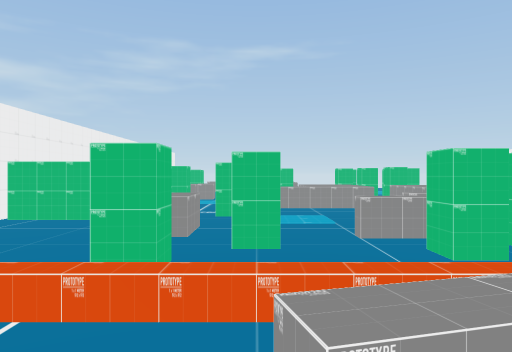
view 1 (above)

21 first-person views from a walk through a scene from a Unity 3-D project. The camera is 1.5 m above the floor, looks level and sees 70° across. The floor is counted in squares, 2 m on a side. Each view is taken from the middle of a square. On the plan, view 1 faces up. The plan holds only what a view shows up to about 11 squares ahead; the rest is blank. The place goes on beyond the plan. The player is left out.

view 2
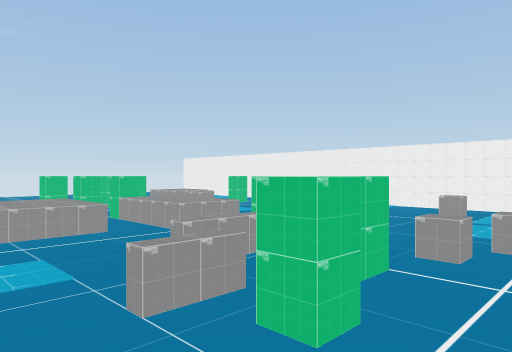

view 3
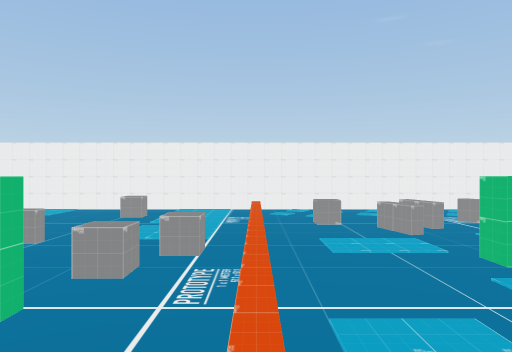

view 4
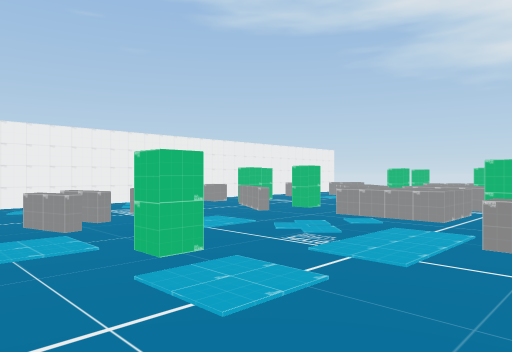

view 5
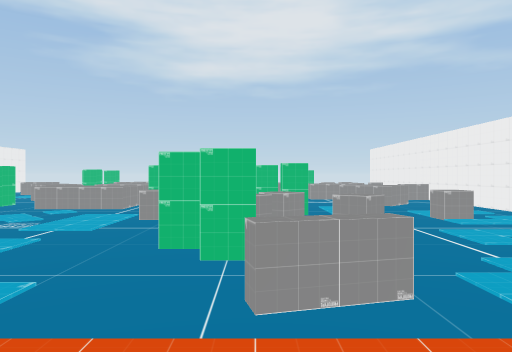

view 6
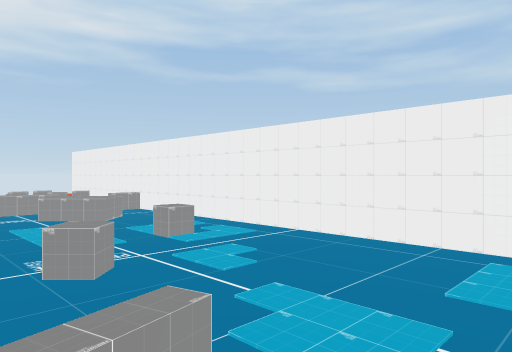

view 7
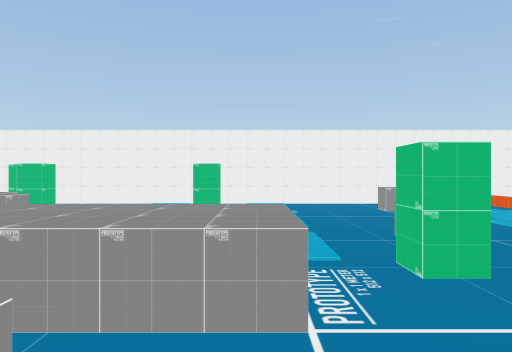

view 8
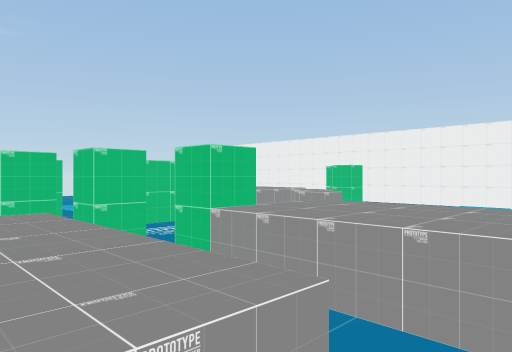

view 9
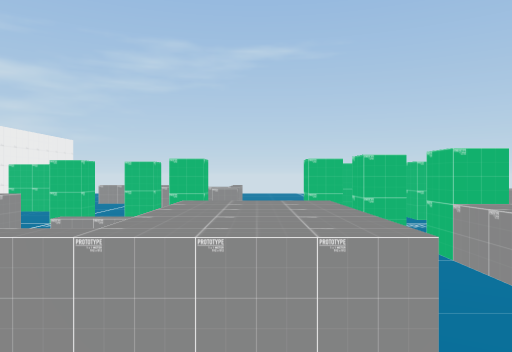

view 10
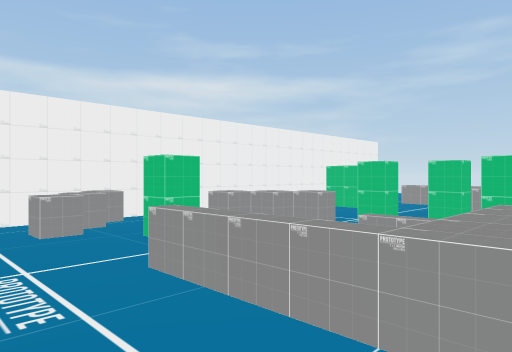

view 11
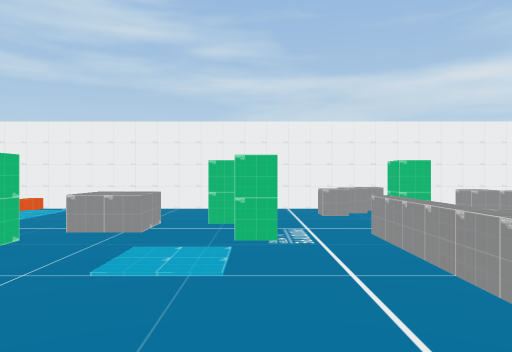

view 12
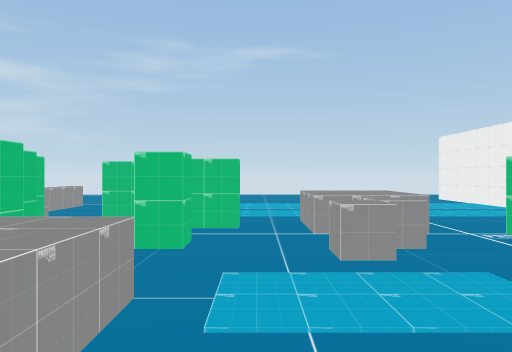

view 13
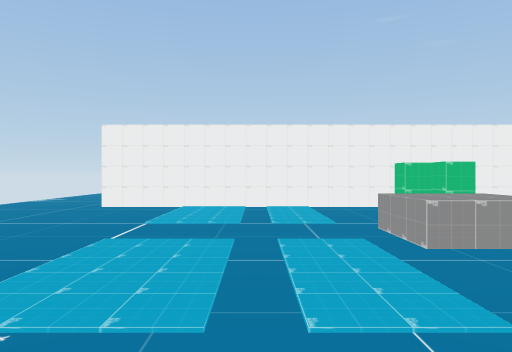

view 14
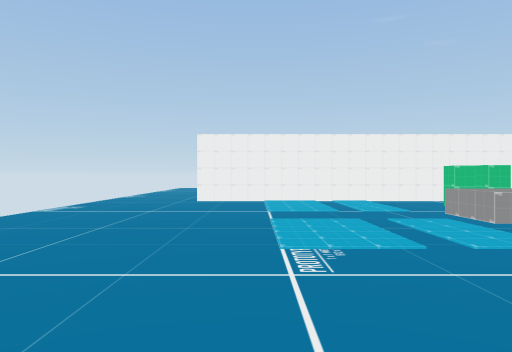

view 15
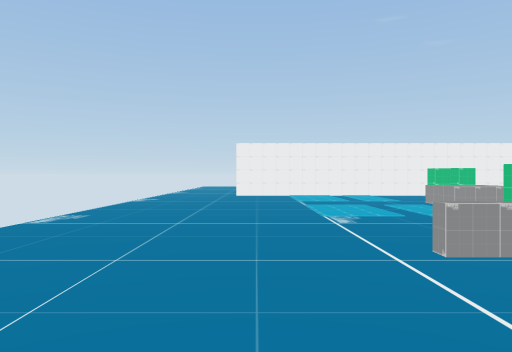

view 16
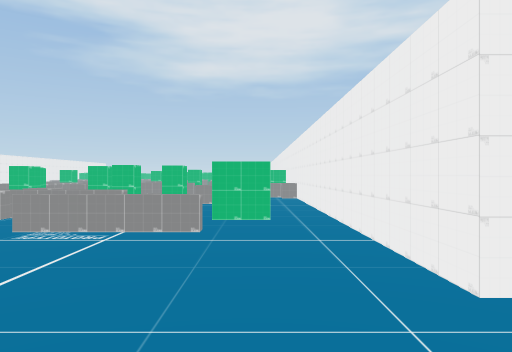

view 17
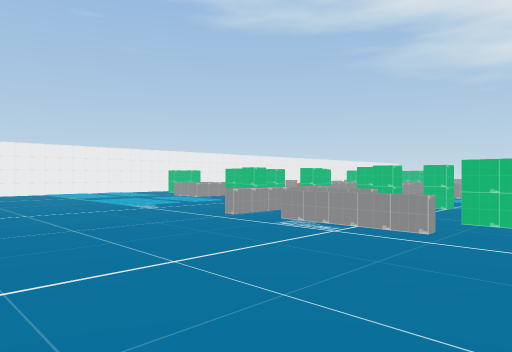

view 18
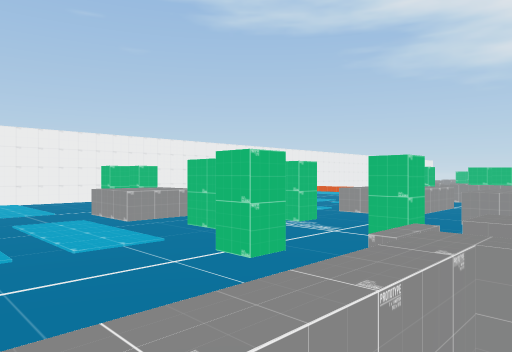

view 19
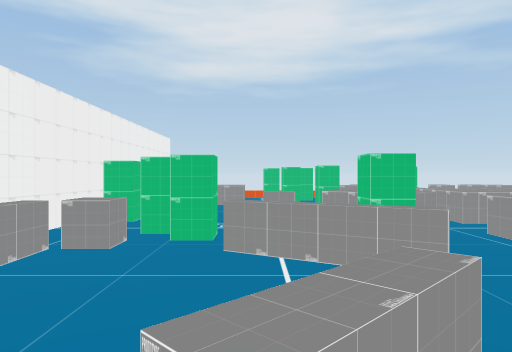

view 20
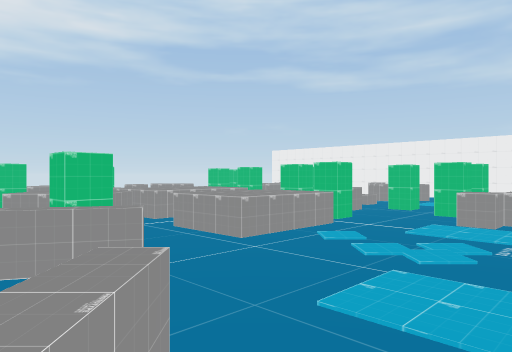

view 21
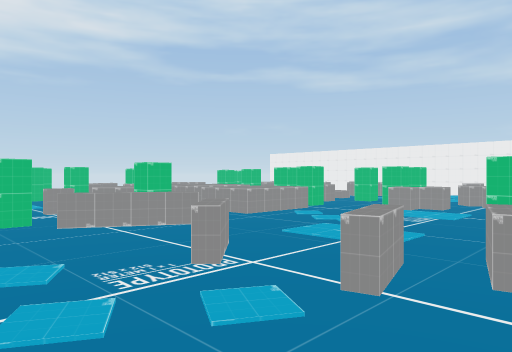

### Floor plan
Key: @ floor where view 1 was taken; # wall or solid block; x gap in a wall; . main floor; : floor 0.5 m higher than the main floor; / step, stairs or slope; = window, fence, low wall or low ledge; ~ liquid the walk can cross; ≈ liquid the walk keeps out of; ^ raised ledge; O other object.
Columns run from 4 left of view 1 to 14 right of it. Each row starts with its distance up from view 1.
 22 ....  .............
 21  ..................
 20 ..................
 19 #...............#
 18 #...............#
 17 #.^^^....~~~.~~~#
 16 #...............#
 15 #O..^^...~~~.~~~#
 14 #.......OO.^^...#
 13 #..OOO...O.^^.O.#
 12 #.^..O.O.O.^..  #
 11 #.^........≈.   #
 10 #..~..^.O^~~.  ~#
  9 #^O.^^^.^^..  O.#
  8 #.......^^~.   ~#
  7 O...O...........#
  6 OOO..~...O......#
  5 #.^^....O.....^.#
  4 #...O.OOO..~~~~~#
  3 #..O..O../^~~~~~#
  2 #://////////////#
  1 #~.~//.~..~.....#
  0 #..~@.....~....~#
 -1 #....OO.~O..^=..#
 -2 #...^^..~..~....#
 -3 #~...=^.~~.~.^..#
 -4 #..~O.O.........#
 -5 #..~........^...#
 -6 #.=..O^O^^^OO=.^#
 -7 #^^./  O.^#=..OO#
 -8 # ..    ^^^^^. O#
 -9   ^^    ^^^x    #

Positions as (right, up) in squares from view 1, and headings:
1: (0, 0), facing up
2: (0, 2), facing up-right
3: (1, 2), facing right
4: (2, 1), facing down-right
5: (1, 3), facing down
6: (1, 2), facing down-left
7: (2, 8), facing right
8: (2, 8), facing up-right
9: (2, 7), facing up
10: (2, 7), facing up-left
11: (4, 7), facing left
12: (6, 8), facing up
13: (3, 16), facing right
14: (1, 18), facing right
15: (-2, 19), facing right
16: (-3, 22), facing down
17: (-4, 22), facing down-right
18: (1, 17), facing down-right
19: (9, -2), facing down
20: (9, -2), facing down-left
21: (11, 0), facing down-left
